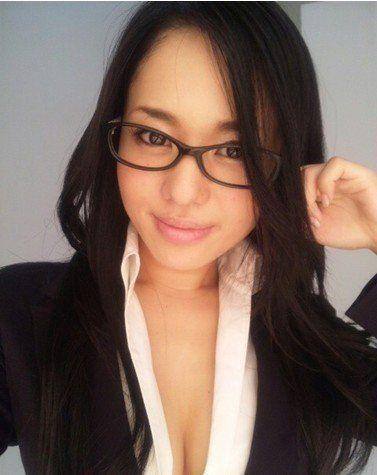
#> input picture code/Python-basics/1.jpg, 377 x 475 px
$ python python-19.py
#> lines starting #> are read from the running program, lines starting #| are printed output that depends on the picture
# 常用模块
from PIL import Image,ImageFilter

# 图像库
im = Image.open('./1.jpg')
#> im is the input picture: PIL image 377x475 RGB; mean R, G, B 120.9, 99.7, 89.5
# 获得大小
w,h = im.size
#> w = 377; h = 475
print(w,h)
#| 377 475

# 缩放到50%
im.thumbnail((w//2,h//2))
#> im: PIL image 188x237 RGB
print(w//2,h//2)
#| 188 237
# 保存
# im.save('2.jpg','jpeg')

# 应用模糊滤镜
im2 = im.filter(ImageFilter.BLUR)
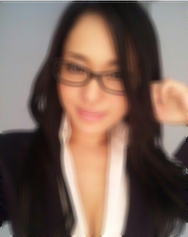
#> im2: PIL image 188x237 RGB; mean R, G, B 120.9, 99.8, 89.6
im2.save('2.jpg','jpeg')
